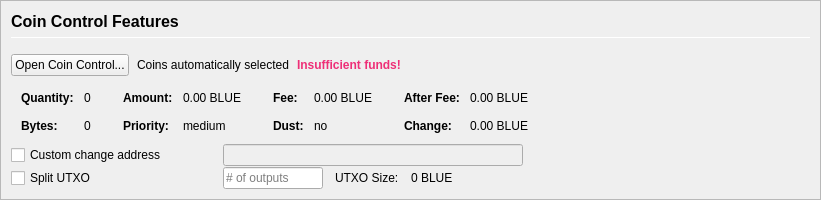
         <widget class="QFrame" name="frameCoinControl">
          <property name="sizePolicy">
           <sizepolicy hsizetype="Expanding" vsizetype="Expanding">
            <horstretch>0</horstretch>
            <verstretch>0</verstretch>
           </sizepolicy>
          </property>
          <property name="maximumSize">
           <size>
            <width>16777215</width>
            <height>16777215</height>
           </size>
          </property>
          <property name="frameShape">
           <enum>QFrame::StyledPanel</enum>
          </property>
          <property name="frameShadow">
           <enum>QFrame::Sunken</enum>
          </property>
          <layout class="QVBoxLayout" name="verticalLayoutCoinControl2">
           <property name="spacing">
            <number>0</number>
           </property>
           <property name="leftMargin">
            <number>0</number>
           </property>
           <property name="topMargin">
            <number>0</number>
           </property>
           <property name="rightMargin">
            <number>0</number>
           </property>
           <property name="bottomMargin">
            <number>0</number>
           </property>
           <item>
            <widget class="QFrame" name="frameCoinControl_BG">
             <layout class="QVBoxLayout" name="verticalLayoutCoinControl" stretch="0,0,0,0,0,0">
              <property name="spacing">
               <number>1</number>
              </property>
              <property name="leftMargin">
               <number>10</number>
              </property>
              <property name="topMargin">
               <number>10</number>
              </property>
              <item>
               <layout class="QHBoxLayout" name="horizontalLayoutCoinControl1">
                <property name="bottomMargin">
                 <number>15</number>
                </property>
                <item>
                 <layout class="QVBoxLayout" name="verticalLayout_3">
                  <property name="spacing">
                   <number>6</number>
                  </property>
                  <item>
                   <widget class="QLabel" name="labelCoinControlFeatures">
                    <property name="sizePolicy">
                     <sizepolicy hsizetype="Preferred" vsizetype="Maximum">
                      <horstretch>0</horstretch>
                      <verstretch>0</verstretch>
                     </sizepolicy>
                    </property>
                    <property name="minimumSize">
                     <size>
                      <width>0</width>
                      <height>20</height>
                     </size>
                    </property>
                    <property name="font">
                     <font>
                      <pointsize>12</pointsize>
                      <weight>75</weight>
                      <bold>true</bold>
                     </font>
                    </property>
                    <property name="styleSheet">
                     <string notr="true">font-weight:bold;</string>
                    </property>
                    <property name="text">
                     <string>Coin Control Features</string>
                    </property>
                   </widget>
                  </item>
                  <item>
                   <widget class="Line" name="line">
                    <property name="minimumSize">
                     <size>
                      <width>0</width>
                      <height>1</height>
                     </size>
                    </property>
                    <property name="maximumSize">
                     <size>
                      <width>16777215</width>
                      <height>1</height>
                     </size>
                    </property>
                    <property name="orientation">
                     <enum>Qt::Horizontal</enum>
                    </property>
                   </widget>
                  </item>
                 </layout>
                </item>
               </layout>
              </item>
              <item>
               <layout class="QHBoxLayout" name="horizontalLayoutCoinControl2" stretch="0,0,0,0">
                <property name="spacing">
                 <number>8</number>
                </property>
                <property name="bottomMargin">
                 <number>10</number>
                </property>
                <item>
                 <widget class="QPushButton" name="pushButtonCoinControl">
                  <property name="styleSheet">
                   <string notr="true"/>
                  </property>
                  <property name="text">
                   <string>Open Coin Control...</string>
                  </property>
                  <property name="autoDefault">
                   <bool>false</bool>
                  </property>
                 </widget>
                </item>
                <item>
                 <widget class="QLabel" name="labelCoinControlAutomaticallySelected">
                  <property name="text">
                   <string>Coins automatically selected</string>
                  </property>
                  <property name="margin">
                   <number>5</number>
                  </property>
                 </widget>
                </item>
                <item>
                 <widget class="QLabel" name="labelCoinControlInsuffFunds">
                  <property name="font">
                   <font>
                    <weight>75</weight>
                    <bold>true</bold>
                   </font>
                  </property>
                  <property name="styleSheet">
                   <string notr="true">color: #ee2f77;font-weight:bold;</string>
                  </property>
                  <property name="text">
                   <string>Insufficient funds!</string>
                  </property>
                  <property name="margin">
                   <number>5</number>
                  </property>
                 </widget>
                </item>
                <item>
                 <spacer name="horizontalSpacerCoinControl">
                  <property name="orientation">
                   <enum>Qt::Horizontal</enum>
                  </property>
                  <property name="sizeHint" stdset="0">
                   <size>
                    <width>40</width>
                    <height>1</height>
                   </size>
                  </property>
                 </spacer>
                </item>
               </layout>
              </item>
              <item>
               <widget class="QWidget" name="widgetCoinControl" native="true">
                <property name="sizePolicy">
                 <sizepolicy hsizetype="Preferred" vsizetype="Preferred">
                  <horstretch>0</horstretch>
                  <verstretch>0</verstretch>
                 </sizepolicy>
                </property>
                <property name="minimumSize">
                 <size>
                  <width>0</width>
                  <height>0</height>
                 </size>
                </property>
                <property name="styleSheet">
                 <string notr="true"/>
                </property>
                <layout class="QHBoxLayout" name="horizontalLayoutCoinControl5">
                 <property name="leftMargin">
                  <number>0</number>
                 </property>
                 <property name="topMargin">
                  <number>0</number>
                 </property>
                 <property name="rightMargin">
                  <number>0</number>
                 </property>
                 <property name="bottomMargin">
                  <number>0</number>
                 </property>
                 <item>
                  <layout class="QHBoxLayout" name="horizontalLayoutCoinControl3" stretch="0,0,0,1">
                   <property name="spacing">
                    <number>20</number>
                   </property>
                   <property name="topMargin">
                    <number>0</number>
                   </property>
                   <property name="bottomMargin">
                    <number>10</number>
                   </property>
                   <item>
                    <layout class="QFormLayout" name="formLayoutCoinControl1">
                     <property name="horizontalSpacing">
                      <number>10</number>
                     </property>
                     <property name="verticalSpacing">
                      <number>14</number>
                     </property>
                     <property name="leftMargin">
                      <number>10</number>
                     </property>
                     <property name="topMargin">
                      <number>4</number>
                     </property>
                     <property name="rightMargin">
                      <number>6</number>
                     </property>
                     <item row="0" column="0">
                      <widget class="QLabel" name="labelCoinControlQuantityText">
                       <property name="font">
                        <font>
                         <weight>75</weight>
                         <bold>true</bold>
                        </font>
                       </property>
                       <property name="text">
                        <string>Quantity:</string>
                       </property>
                       <property name="margin">
                        <number>0</number>
                       </property>
                      </widget>
                     </item>
                     <item row="0" column="1">
                      <widget class="QLabel" name="labelCoinControlQuantity">
                       <property name="cursor">
                        <cursorShape>IBeamCursor</cursorShape>
                       </property>
                       <property name="contextMenuPolicy">
                        <enum>Qt::ActionsContextMenu</enum>
                       </property>
                       <property name="text">
                        <string notr="true">0</string>
                       </property>
                       <property name="margin">
                        <number>0</number>
                       </property>
                       <property name="textInteractionFlags">
                        <set>Qt::LinksAccessibleByMouse|Qt::TextSelectableByKeyboard|Qt::TextSelectableByMouse</set>
                       </property>
                      </widget>
                     </item>
                     <item row="1" column="0">
                      <widget class="QLabel" name="labelCoinControlBytesText">
                       <property name="font">
                        <font>
                         <weight>75</weight>
                         <bold>true</bold>
                        </font>
                       </property>
                       <property name="text">
                        <string>Bytes:</string>
                       </property>
                      </widget>
                     </item>
                     <item row="1" column="1">
                      <widget class="QLabel" name="labelCoinControlBytes">
                       <property name="cursor">
                        <cursorShape>IBeamCursor</cursorShape>
                       </property>
                       <property name="contextMenuPolicy">
                        <enum>Qt::ActionsContextMenu</enum>
                       </property>
                       <property name="text">
                        <string notr="true">0</string>
                       </property>
                       <property name="textInteractionFlags">
                        <set>Qt::LinksAccessibleByMouse|Qt::TextSelectableByKeyboard|Qt::TextSelectableByMouse</set>
                       </property>
                      </widget>
                     </item>
                    </layout>
                   </item>
                   <item>
                    <layout class="QFormLayout" name="formLayoutCoinControl2">
                     <property name="horizontalSpacing">
                      <number>10</number>
                     </property>
                     <property name="verticalSpacing">
                      <number>14</number>
                     </property>
                     <property name="leftMargin">
                      <number>6</number>
                     </property>
                     <property name="topMargin">
                      <number>4</number>
                     </property>
                     <property name="rightMargin">
                      <number>6</number>
                     </property>
                     <item row="0" column="0">
                      <widget class="QLabel" name="labelCoinControlAmountText">
                       <property name="font">
                        <font>
                         <weight>75</weight>
                         <bold>true</bold>
                        </font>
                       </property>
                       <property name="text">
                        <string>Amount:</string>
                       </property>
                       <property name="margin">
                        <number>0</number>
                       </property>
                      </widget>
                     </item>
                     <item row="0" column="1">
                      <widget class="QLabel" name="labelCoinControlAmount">
                       <property name="cursor">
                        <cursorShape>IBeamCursor</cursorShape>
                       </property>
                       <property name="contextMenuPolicy">
                        <enum>Qt::ActionsContextMenu</enum>
                       </property>
                       <property name="text">
                        <string notr="true">0.00 BLUE</string>
                       </property>
                       <property name="textInteractionFlags">
                        <set>Qt::LinksAccessibleByMouse|Qt::TextSelectableByKeyboard|Qt::TextSelectableByMouse</set>
                       </property>
                      </widget>
                     </item>
                     <item row="1" column="0">
                      <widget class="QLabel" name="labelCoinControlPriorityText">
                       <property name="font">
                        <font>
                         <weight>75</weight>
                         <bold>true</bold>
                        </font>
                       </property>
                       <property name="text">
                        <string>Priority:</string>
                       </property>
                      </widget>
                     </item>
                     <item row="1" column="1">
                      <widget class="QLabel" name="labelCoinControlPriority">
                       <property name="cursor">
                        <cursorShape>IBeamCursor</cursorShape>
                       </property>
                       <property name="contextMenuPolicy">
                        <enum>Qt::ActionsContextMenu</enum>
                       </property>
                       <property name="text">
                        <string>medium</string>
                       </property>
                       <property name="textInteractionFlags">
                        <set>Qt::LinksAccessibleByMouse|Qt::TextSelectableByKeyboard|Qt::TextSelectableByMouse</set>
                       </property>
                      </widget>
                     </item>
                    </layout>
                   </item>
                   <item>
                    <layout class="QFormLayout" name="formLayoutCoinControl3">
                     <property name="horizontalSpacing">
                      <number>10</number>
                     </property>
                     <property name="verticalSpacing">
                      <number>14</number>
                     </property>
                     <property name="leftMargin">
                      <number>6</number>
                     </property>
                     <property name="topMargin">
                      <number>4</number>
                     </property>
                     <property name="rightMargin">
                      <number>6</number>
                     </property>
                     <item row="0" column="0">
                      <widget class="QLabel" name="labelCoinControlFeeText">
                       <property name="font">
                        <font>
                         <weight>75</weight>
                         <bold>true</bold>
                        </font>
                       </property>
                       <property name="text">
                        <string>Fee:</string>
                       </property>
                       <property name="margin">
                        <number>0</number>
                       </property>
                      </widget>
                     </item>
                     <item row="0" column="1">
                      <widget class="QLabel" name="labelCoinControlFee">
                       <property name="cursor">
                        <cursorShape>IBeamCursor</cursorShape>
                       </property>
                       <property name="contextMenuPolicy">
                        <enum>Qt::ActionsContextMenu</enum>
                       </property>
                       <property name="text">
                        <string notr="true">0.00 BLUE</string>
                       </property>
                       <property name="textInteractionFlags">
                        <set>Qt::LinksAccessibleByMouse|Qt::TextSelectableByKeyboard|Qt::TextSelectableByMouse</set>
                       </property>
                      </widget>
                     </item>
                     <item row="1" column="0">
                      <widget class="QLabel" name="labelCoinControlLowOutputText">
                       <property name="font">
                        <font>
                         <weight>75</weight>
                         <bold>true</bold>
                        </font>
                       </property>
                       <property name="text">
                        <string>Dust:</string>
                       </property>
                      </widget>
                     </item>
                     <item row="1" column="1">
                      <widget class="QLabel" name="labelCoinControlLowOutput">
                       <property name="cursor">
                        <cursorShape>IBeamCursor</cursorShape>
                       </property>
                       <property name="contextMenuPolicy">
                        <enum>Qt::ActionsContextMenu</enum>
                       </property>
                       <property name="text">
                        <string>no</string>
                       </property>
                       <property name="textInteractionFlags">
                        <set>Qt::LinksAccessibleByMouse|Qt::TextSelectableByKeyboard|Qt::TextSelectableByMouse</set>
                       </property>
                      </widget>
                     </item>
                    </layout>
                   </item>
                   <item>
                    <layout class="QFormLayout" name="formLayoutCoinControl4">
                     <property name="horizontalSpacing">
                      <number>10</number>
                     </property>
                     <property name="verticalSpacing">
                      <number>14</number>
                     </property>
                     <property name="leftMargin">
                      <number>6</number>
                     </property>
                     <property name="topMargin">
                      <number>4</number>
                     </property>
                     <property name="rightMargin">
                      <number>6</number>
                     </property>
                     <item row="0" column="0">
                      <widget class="QLabel" name="labelCoinControlAfterFeeText">
                       <property name="font">
                        <font>
                         <weight>75</weight>
                         <bold>true</bold>
                        </font>
                       </property>
                       <property name="text">
                        <string>After Fee:</string>
                       </property>
                       <property name="margin">
                        <number>0</number>
                       </property>
                      </widget>
                     </item>
                     <item row="0" column="1">
                      <widget class="QLabel" name="labelCoinControlAfterFee">
                       <property name="cursor">
                        <cursorShape>IBeamCursor</cursorShape>
                       </property>
                       <property name="contextMenuPolicy">
                        <enum>Qt::ActionsContextMenu</enum>
                       </property>
                       <property name="text">
                        <string notr="true">0.00 BLUE</string>
                       </property>
                       <property name="textInteractionFlags">
                        <set>Qt::LinksAccessibleByMouse|Qt::TextSelectableByKeyboard|Qt::TextSelectableByMouse</set>
                       </property>
                      </widget>
                     </item>
                     <item row="1" column="0">
                      <widget class="QLabel" name="labelCoinControlChangeText">
                       <property name="font">
                        <font>
                         <weight>75</weight>
                         <bold>true</bold>
                        </font>
                       </property>
                       <property name="text">
                        <string>Change:</string>
                       </property>
                      </widget>
                     </item>
                     <item row="1" column="1">
                      <widget class="QLabel" name="labelCoinControlChange">
                       <property name="cursor">
                        <cursorShape>IBeamCursor</cursorShape>
                       </property>
                       <property name="contextMenuPolicy">
                        <enum>Qt::ActionsContextMenu</enum>
                       </property>
                       <property name="text">
                        <string notr="true">0.00 BLUE</string>
                       </property>
                       <property name="textInteractionFlags">
                        <set>Qt::LinksAccessibleByMouse|Qt::TextSelectableByKeyboard|Qt::TextSelectableByMouse</set>
                       </property>
                      </widget>
                     </item>
                    </layout>
                   </item>
                  </layout>
                 </item>
                </layout>
               </widget>
              </item>
              <item>
               <layout class="QHBoxLayout" name="horizontalLayoutCoinControl4">
                <property name="spacing">
                 <number>12</number>
                </property>
                <property name="sizeConstraint">
                 <enum>QLayout::SetDefaultConstraint</enum>
                </property>
                <property name="topMargin">
                 <number>0</number>
                </property>
                <property name="rightMargin">
                 <number>0</number>
                </property>
                <item>
                 <widget class="QCheckBox" name="checkBoxCoinControlChange">
                  <property name="sizePolicy">
                   <sizepolicy hsizetype="Preferred" vsizetype="Preferred">
                    <horstretch>0</horstretch>
                    <verstretch>0</verstretch>
                   </sizepolicy>
                  </property>
                  <property name="minimumSize">
                   <size>
                    <width>200</width>
                    <height>0</height>
                   </size>
                  </property>
                  <property name="maximumSize">
                   <size>
                    <width>200</width>
                    <height>16777215</height>
                   </size>
                  </property>
                  <property name="toolTip">
                   <string>If this is activated, but the change address is empty or invalid, change will be sent to a newly generated address.</string>
                  </property>
                  <property name="text">
                   <string>Custom change address</string>
                  </property>
                 </widget>
                </item>
                <item>
                 <widget class="QValidatedLineEdit" name="lineEditCoinControlChange">
                  <property name="enabled">
                   <bool>false</bool>
                  </property>
                  <property name="sizePolicy">
                   <sizepolicy hsizetype="Preferred" vsizetype="Preferred">
                    <horstretch>0</horstretch>
                    <verstretch>0</verstretch>
                   </sizepolicy>
                  </property>
                  <property name="minimumSize">
                   <size>
                    <width>300</width>
                    <height>0</height>
                   </size>
                  </property>
                 </widget>
                </item>
                <item>
                 <widget class="QLabel" name="labelCoinControlChangeLabel">
                  <property name="sizePolicy">
                   <sizepolicy hsizetype="Preferred" vsizetype="Preferred">
                    <horstretch>0</horstretch>
                    <verstretch>0</verstretch>
                   </sizepolicy>
                  </property>
                  <property name="minimumSize">
                   <size>
                    <width>100</width>
                    <height>0</height>
                   </size>
                  </property>
                  <property name="text">
                   <string/>
                  </property>
                  <property name="margin">
                   <number>3</number>
                  </property>
                 </widget>
                </item>
               </layout>
              </item>
              <item>
               <layout class="QHBoxLayout" name="horizontalLayoutCoinControl6">
                <property name="spacing">
                 <number>12</number>
                </property>
                <property name="rightMargin">
                 <number>0</number>
                </property>
                <item>
                 <widget class="QCheckBox" name="splitBlockCheckBox">
                  <property name="sizePolicy">
                   <sizepolicy hsizetype="Preferred" vsizetype="Preferred">
                    <horstretch>0</horstretch>
                    <verstretch>0</verstretch>
                   </sizepolicy>
                  </property>
                  <property name="minimumSize">
                   <size>
                    <width>200</width>
                    <height>0</height>
                   </size>
                  </property>
                  <property name="maximumSize">
                   <size>
                    <width>200</width>
                    <height>16777215</height>
                   </size>
                  </property>
                  <property name="text">
                   <string>Split UTXO</string>
                  </property>
                 </widget>
                </item>
                <item>
                 <widget class="QLineEdit" name="splitBlockLineEdit">
                  <property name="sizePolicy">
                   <sizepolicy hsizetype="Preferred" vsizetype="Preferred">
                    <horstretch>50</horstretch>
                    <verstretch>0</verstretch>
                   </sizepolicy>
                  </property>
                  <property name="minimumSize">
                   <size>
                    <width>100</width>
                    <height>0</height>
                   </size>
                  </property>
                  <property name="maximumSize">
                   <size>
                    <width>100</width>
                    <height>16777215</height>
                   </size>
                  </property>
                  <property name="placeholderText">
                   <string># of outputs</string>
                  </property>
                 </widget>
                </item>
                <item>
                 <widget class="QLabel" name="labelBlockSizeText">
                  <property name="text">
                   <string>UTXO Size:</string>
                  </property>
                 </widget>
                </item>
                <item>
                 <widget class="QLabel" name="labelBlockSize">
                  <property name="text">
                   <string>0 BLUE</string>
                  </property>
                 </widget>
                </item>
                <item>
                 <spacer name="horizontalSpacer_7">
                  <property name="orientation">
                   <enum>Qt::Horizontal</enum>
                  </property>
                  <property name="sizeHint" stdset="0">
                   <size>
                    <width>40</width>
                    <height>20</height>
                   </size>
                  </property>
                 </spacer>
                </item>
               </layout>
              </item>
              <item>
               <spacer name="verticalSpacerCoinControl">
                <property name="orientation">
                 <enum>Qt::Vertical</enum>
                </property>
                <property name="sizeHint" stdset="0">
                 <size>
                  <width>800</width>
                  <height>1</height>
                 </size>
                </property>
               </spacer>
              </item>
             </layout>
            </widget>
           </item>
          </layout>
         </widget>
